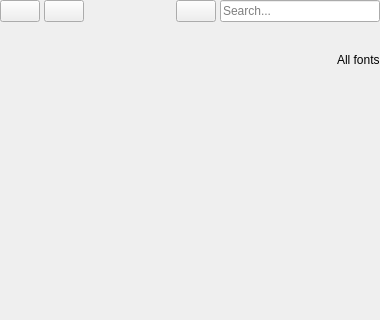
<?xml version="1.0" encoding="UTF-8"?>
<ui version="4.0">
  <class>FontBrowser</class>
  <widget class="QWidget" name="FontBrowser">
    <property name="geometry">
      <rect>
        <x>0</x>
        <y>0</y>
        <width>380</width>
        <height>320</height>
      </rect>
    </property>
    <property name="sizePolicy">
      <sizepolicy hsizetype="Preferred" vsizetype="Preferred">
        <horstretch>0</horstretch>
        <verstretch>0</verstretch>
      </sizepolicy>
    </property>
    <property name="minimumSize">
      <size>
        <width>240</width>
        <height>180</height>
      </size>
    </property>
    <layout class="QGridLayout" name="gridLayout">
      <property name="spacing">
        <number>4</number>
      </property>
      <property name="leftMargin">
        <number>0</number>
      </property>
      <property name="topMargin">
        <number>0</number>
      </property>
      <property name="rightMargin">
        <number>0</number>
      </property>
      <property name="bottomMargin">
        <number>0</number>
      </property>
      <item row="0" column="0">
        <layout class="QHBoxLayout" name="headerLayout">
          <property name="spacing">
            <number>4</number>
          </property>
          <property name="leftMargin">
            <number>0</number>
          </property>
          <property name="topMargin">
            <number>0</number>
          </property>
          <property name="rightMargin">
            <number>0</number>
          </property>
          <property name="bottomMargin">
            <number>0</number>
          </property>
          <item>
            <widget class="QPushButton" name="sortButton">
              <property name="toolTip">
                <string>Font sorting</string>
              </property>
              <property name="icon">
                <iconset>
                  <normaloff>:/icons/sort-by-family</normaloff>
                </iconset>
              </property>
              <property name="class" stdset="0">
                <string>padded</string>
              </property>
            </widget>
          </item>
          <item>
            <widget class="QPushButton" name="categoryButton">
              <property name="toolTip">
                <string>Font categories</string>
              </property>
              <property name="icon">
                <iconset>
                  <normaloff>:/icons/font_collections</normaloff>
                </iconset>
              </property>
              <property name="class" stdset="0">
                <string>padded</string>
              </property>
            </widget>
          </item>
          <item>
            <spacer name="headerSpacer">
              <property name="orientation">
                <enum>Qt::Horizontal</enum>
              </property>
              <property name="sizeHint" stdset="0">
                <size>
                  <width>40</width>
                  <height>0</height>
                </size>
              </property>
            </spacer>
          </item>
          <item>
            <widget class="QPushButton" name="optionsButton">
              <property name="toolTip">
                <string>Font preview options</string>
              </property>
              <property name="text">
                <string/>
              </property>
              <property name="icon">
                <iconset>
                  <normaloff>:/icons/gear</normaloff>
                </iconset>
              </property>
            </widget>
          </item>
          <item>
            <widget class="QLineEdit" name="searchEntry">
              <property name="sizePolicy">
                <sizepolicy hsizetype="Fixed" vsizetype="Fixed">
                  <horstretch>0</horstretch>
                  <verstretch>0</verstretch>
                </sizepolicy>
              </property>
              <property name="minimumSize">
                <size>
                  <width>160</width>
                  <height>0</height>
                </size>
              </property>
              <property name="maximumSize">
                <size>
                  <width>160</width>
                  <height>16777215</height>
                </size>
              </property>
              <property name="placeholderText">
                <string>Search...</string>
              </property>
              <property name="clearButtonEnabled">
                <bool>true</bool>
              </property>
            </widget>
          </item>
        </layout>
      </item>
      <item row="1" column="0">
        <layout class="QHBoxLayout" name="infoLayout">
          <property name="spacing">
            <number>4</number>
          </property>
          <property name="leftMargin">
            <number>0</number>
          </property>
          <property name="topMargin">
            <number>0</number>
          </property>
          <property name="rightMargin">
            <number>0</number>
          </property>
          <property name="bottomMargin">
            <number>0</number>
          </property>
          <item>
            <widget class="QScrollArea" name="tagsScroll">
              <property name="sizePolicy">
                <sizepolicy hsizetype="Ignored" vsizetype="Fixed">
                  <horstretch>0</horstretch>
                  <verstretch>0</verstretch>
                </sizepolicy>
              </property>
              <property name="frameShape">
                <enum>QFrame::NoFrame</enum>
              </property>
              <property name="verticalScrollBarPolicy">
                <enum>Qt::ScrollBarAlwaysOff</enum>
              </property>
              <property name="horizontalScrollBarPolicy">
                <enum>Qt::ScrollBarAsNeeded</enum>
              </property>
              <property name="widgetResizable">
                <bool>false</bool>
              </property>
              <widget class="QWidget" name="tagsContainer">
                <layout class="QHBoxLayout" name="tagsLayout">
                  <property name="spacing">
                    <number>4</number>
                  </property>
                  <property name="leftMargin">
                    <number>0</number>
                  </property>
                  <property name="topMargin">
                    <number>0</number>
                  </property>
                  <property name="rightMargin">
                    <number>0</number>
                  </property>
                  <property name="bottomMargin">
                    <number>0</number>
                  </property>
                </layout>
              </widget>
            </widget>
          </item>
          <item>
            <spacer name="infoSpacer">
              <property name="orientation">
                <enum>Qt::Horizontal</enum>
              </property>
              <property name="sizeHint" stdset="0">
                <size>
                  <width>0</width>
                  <height>0</height>
                </size>
              </property>
            </spacer>
          </item>
          <item>
            <widget class="QLabel" name="countLabel">
              <property name="class" stdset="0">
                <string>info-text</string>
              </property>
              <property name="text">
                <string>All fonts</string>
              </property>
            </widget>
          </item>
        </layout>
      </item>
      <item row="2" column="0">
        <widget class="Linea::UI::FontList" name="fontList">
          <property name="sizePolicy">
            <sizepolicy hsizetype="Expanding" vsizetype="Expanding">
              <horstretch>0</horstretch>
              <verstretch>0</verstretch>
            </sizepolicy>
          </property>
        </widget>
      </item>
    </layout>
  </widget>
  <customwidgets>
    <customwidget>
      <class>Linea::UI::FontList</class>
      <extends>QWidget</extends>
      <header>qt/ui/font-list.h</header>
    </customwidget>
  </customwidgets>
  <resources/>
  <connections/>
</ui>
